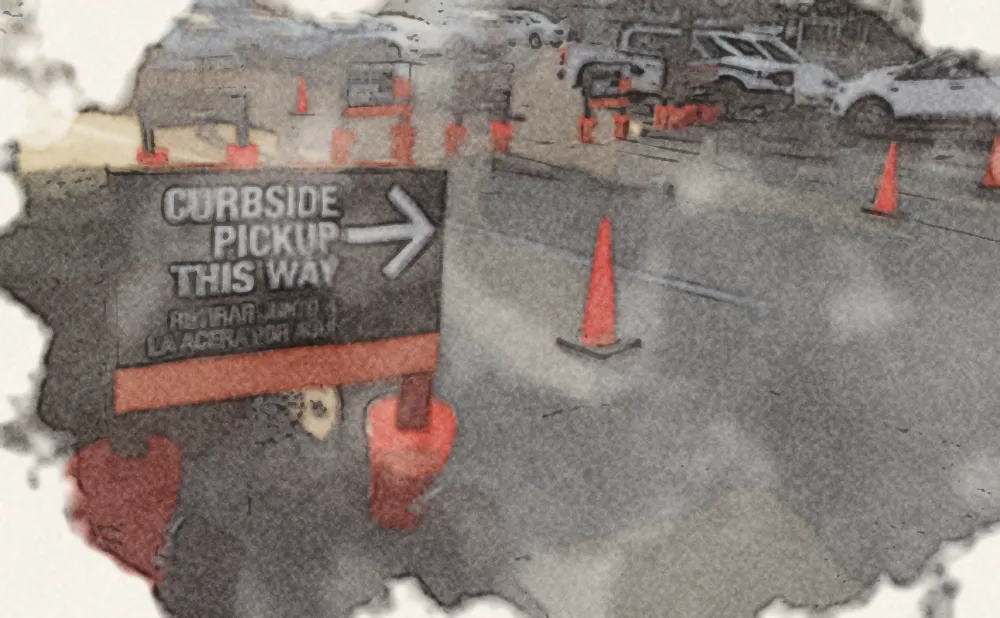
#> input picture storyforge/examples/home-depot/assets/curbside.webp, 1000 x 618 px
$ python -i paint.py   (imports and definitions only)   (older library calls are emulated)
#> lines starting #> are read from the running program, lines starting #| are printed output that depends on the picture; after the words box and inside, x2 and y2 are one past the last pixel; in counts of white or black regions, pixels touching at a corner belong together
#> further down, picture is the input picture: shape (618, 1000, 3); mean B, G, R 123.1, 128.7, 138.4
"""Turn a photograph into a loose watercolor (or ink-and-wash) illustration on paper.

Pipeline (OpenCV + NumPy):
  subject mask -> simplify -> palette remap -> wobble -> pigment density -> edge pooling
  -> paper gaps -> granulation -> wet blooms -> ragged vignette -> paper -> pencil / pen lines

``watercolor()`` is the single entry point; ``treat.py`` chooses its parameters per image.
"""
import cv2
import numpy as np

RNG = np.random.default_rng(7)
PAPER = np.array([0.965, 0.948, 0.915])  # warm cold-press paper (RGB 0..1)


def fbm(h, w, octaves=5, base=4, seed=None, persistence=0.55):
    """Fractal value noise in [0,1], built from resized random grids."""
    rng = np.random.default_rng(seed)
    out = np.zeros((h, w), np.float32)
    amp, total = 1.0, 0.0
    for o in range(octaves):
        gh, gw = base * 2 ** o, base * 2 ** o
        g = rng.random((gh + 1, int(gw * w / h) + 2)).astype(np.float32)
        layer = cv2.resize(g, (w, h), interpolation=cv2.INTER_CUBIC)
        out += amp * layer
        total += amp
        amp *= persistence
    out /= total
    out -= out.min()
    out /= max(out.max(), 1e-6)
    return out


def paper_texture(h, w, seed=1):
    fine = fbm(h, w, octaves=3, base=180, seed=seed, persistence=0.6)
    mid = fbm(h, w, octaves=4, base=24, seed=seed + 1)
    fibers = np.zeros((h, w), np.float32)
    rng = np.random.default_rng(seed + 2)
    for _ in range(int(h * w / 9000)):
        x, y = rng.integers(0, w), rng.integers(0, h)
        L, a = rng.integers(8, 40), rng.random() * np.pi
        cv2.line(fibers, (x, y), (int(x + L * np.cos(a)), int(y + L * np.sin(a))), 1.0, 1)
    fibers = cv2.GaussianBlur(fibers, (0, 0), 0.7)
    tex = 0.70 * fine + 0.15 * mid + 0.15 * fibers
    return (tex - tex.mean()) / (tex.std() + 1e-6)


def remap_palette(img, k=12, warmth=0.0, sat=0.85):
    """K-means quantise, then nudge every cluster toward pigment-like hues."""
    Z = img.reshape(-1, 3).astype(np.float32)
    crit = (cv2.TERM_CRITERIA_EPS + cv2.TERM_CRITERIA_MAX_ITER, 20, 1.0)
    sample = Z[RNG.choice(len(Z), min(len(Z), 60000), replace=False)]
    _, _, centers = cv2.kmeans(sample, k, None, crit, 3, cv2.KMEANS_PP_CENTERS)
    # assign every pixel to nearest centre
    d = ((Z[:, None, :] - centers[None, :, :]) ** 2).sum(-1) if len(Z) < 400000 else None
    if d is None:
        labels = np.empty(len(Z), np.int32)
        for i in range(0, len(Z), 200000):
            chunk = Z[i:i + 200000]
            labels[i:i + 200000] = ((chunk[:, None, :] - centers[None]) ** 2).sum(-1).argmin(1)
    else:
        labels = d.argmin(1)
    hsv = cv2.cvtColor(centers.reshape(1, -1, 3).astype(np.uint8), cv2.COLOR_BGR2HSV).astype(np.float32)
    hsv[..., 1] *= sat
    hsv[..., 0] = (hsv[..., 0] - warmth * 4) % 180
    centers2 = cv2.cvtColor(hsv.astype(np.uint8), cv2.COLOR_HSV2BGR).reshape(-1, 3).astype(np.float32)
    quant = centers2[labels].reshape(img.shape)
    return quant, labels.reshape(img.shape[:2])


def wobble(img, amount=6.0, scale=6, seed=3):
    h, w = img.shape[:2]
    dx = (fbm(h, w, 4, scale, seed) - 0.5) * 2 * amount
    dy = (fbm(h, w, 4, scale, seed + 9) - 0.5) * 2 * amount
    X, Y = np.meshgrid(np.arange(w, dtype=np.float32), np.arange(h, dtype=np.float32))
    return cv2.remap(img, X + dx, Y + dy, cv2.INTER_LINEAR, borderMode=cv2.BORDER_REFLECT)


def vignette_mask(h, w, shape="blob", inset=0.06, seed=5, focus=(0.5, 0.5), spread=1.0):
    """Ragged painted-area mask: 1 inside, fades to 0 at irregular edges."""
    Y, X = np.mgrid[0:h, 0:w].astype(np.float32)
    if shape == "rect":
        dx = np.minimum(X, w - 1 - X) / w
        dy = np.minimum(Y, h - 1 - Y) / h
        d = np.minimum(dx * (w / min(w, h)), dy * (h / min(w, h)))
        base = np.clip(d / (inset * 2.2), 0, 1)
    else:
        cx, cy = focus[0] * w, focus[1] * h
        r = np.sqrt(((X - cx) / (w * 0.5 * spread)) ** 2 + ((Y - cy) / (h * 0.5 * spread)) ** 2)
        base = np.clip((1.08 - r) / 0.35, 0, 1)
    n = fbm(h, w, 5, 3, seed)
    n2 = fbm(h, w, 3, 14, seed + 4)
    m = base + (n - 0.5) * 0.9 + (n2 - 0.5) * 0.35
    m = np.clip((m - 0.32) / 0.14, 0, 1)
    m = cv2.GaussianBlur(m, (0, 0), 1.1)
    return m


def xdog(gray, sigma=1.0, k=1.6, p=22.0, eps=0.03, phi=12.0):
    g1 = cv2.GaussianBlur(gray, (0, 0), sigma)
    g2 = cv2.GaussianBlur(gray, (0, 0), sigma * k)
    d = (1 + p) * g1 - p * g2
    e = np.where(d >= eps, 1.0, 1.0 + np.tanh(phi * (d - eps)))
    return np.clip(e, 0, 1)


def watercolor(src, width=1100, k=12, sat=0.85, warmth=0.0, shape="blob", inset=0.06,
               lines=0.45, focus=(0.5, 0.5), spread=1.0, seed=11, tint=None, tint_amt=0.0,
               gamma=1.0, bloom=1.0, edge=1.0, density=0.72, detail=0.18, hi=0.80, gaps=0.3,
               ink=0.0, fg=None, bg=(232, 224, 212), shift=(12, 34), wob=1.0, ink_pct=7.0, ink_blur=0.9, min_speck=18, portrait=None, colorize=None, use_grabcut=False, nomask=False, smooth=0):
#> called with width = 1100, k = 12, sat = 0.85, warmth = 0, shape = 'blob', inset = 0.06, lines = 0.45, focus = (0.5, 0.5)
    h0, w0 = src.shape[:2]
    h = int(round(h0 * width / w0))
    img = cv2.resize(src, (width, h), interpolation=cv2.INTER_AREA)
    if img.ndim == 2:
        img = cv2.cvtColor(img, cv2.COLOR_GRAY2BGR)
    if gamma != 1.0:
        img = np.clip(255 * (img / 255.0) ** gamma, 0, 255).astype(np.uint8)

    gray0 = cv2.fastNlMeansDenoising(cv2.cvtColor(img, cv2.COLOR_BGR2GRAY), None, 9, 7, 21).astype(np.float32) / 255
    fgm = np.ones((h, width), np.float32)
    head = tors = None
    if portrait is not None:
        # head ellipse + torso trapezoid seed GrabCut (works where bg and clothes share tones)
        cx, cy, rx, ry = portrait
        cx, cy, rx, ry = cx * width, cy * h, rx * width, ry * h
        # [8 lines left out: function shape, not called in this run]
        m = np.full((h, width), cv2.GC_BGD, np.uint8)
        m[shape(1.25) > 0] = cv2.GC_PR_BGD
        m[shape(1.0) > 0] = cv2.GC_PR_FGD
        core = np.zeros((h, width), np.uint8)
        cv2.ellipse(core, (int(cx), int(cy)), (int(rx * 0.6), int(ry * 0.6)), 0, 0, 360, 1, -1)
        m[core > 0] = cv2.GC_FGD
        if nomask:
            fgm = np.ones((h, width), np.float32)
        elif use_grabcut:
            bgd, fgd = np.zeros((1, 65), np.float64), np.zeros((1, 65), np.float64)
            cv2.grabCut(img, m, None, bgd, fgd, 6, cv2.GC_INIT_WITH_MASK)
            fgm = np.where((m == 1) | (m == 3), 1.0, 0.0).astype(np.float32)
            fgm = cv2.morphologyEx(fgm, cv2.MORPH_OPEN, np.ones((7, 7), np.uint8))
        else:
            fgm = shape(1.12).astype(np.float32)
            fgm = wobble((fgm * 255).astype(np.uint8), 10, 4, seed + 70).astype(np.float32) / 255
        fgm = cv2.GaussianBlur(fgm, (0, 0), 3)
        head = np.zeros((h, width), np.float32)
        cv2.ellipse(head, (int(cx), int(cy)), (int(rx * 1.05), int(ry * 1.08)), 0, 0, 360, 1.0, -1)
        head = cv2.GaussianBlur(head, (0, 0), rx * 0.15)
        if colorize:
            lum = cv2.cvtColor(img, cv2.COLOR_BGR2GRAY).astype(np.float32)[..., None] / 255
            skin = np.array(colorize[0][::-1], np.float32)[None, None, :]
            cloth = np.array(colorize[1][::-1], np.float32)[None, None, :]
            ink_ = np.array([40, 38, 46], np.float32)[None, None, :]
            col = head[..., None] * skin + (1 - head[..., None]) * cloth
            img = np.clip(ink_ + (col - ink_) * np.power(lum, 0.8) * 1.15 + np.maximum(lum - 0.75, 0) * 300, 0, 255).astype(np.uint8)
        bgfill = np.array(bg[::-1], np.float32)[None, None, :] * (0.94 + 0.12 * fbm(h, width, 4, 3, seed + 60)[..., None])
        img = (fgm[..., None] * img + (1 - fgm[..., None]) * bgfill).astype(np.uint8)
    elif fg is not None:
        # GrabCut the subject, replace the background with a pale flat wash
        x0, y0, x1, y1 = fg
        m = np.zeros((h, width), np.uint8)
        rect = (int(x0 * width), int(y0 * h), int((x1 - x0) * width), int((y1 - y0) * h))
        bgd, fgd = np.zeros((1, 65), np.float64), np.zeros((1, 65), np.float64)
        cv2.grabCut(img, m, rect, bgd, fgd, 6, cv2.GC_INIT_WITH_RECT)
        fgm = np.where((m == 1) | (m == 3), 1.0, 0.0).astype(np.float32)
        fgm = cv2.morphologyEx(fgm, cv2.MORPH_OPEN, np.ones((5, 5), np.uint8))
        fgm = cv2.GaussianBlur(fgm, (0, 0), 3)
        bgfill = np.array(bg[::-1], np.float32)[None, None, :] * (0.94 + 0.12 * fbm(h, width, 4, 3, seed + 60)[..., None])
        img = (fgm[..., None] * img + (1 - fgm[..., None]) * bgfill).astype(np.uint8)

    for _ in range(smooth):
        img = cv2.bilateralFilter(img, 9, 40, 7)
    if smooth:
        img = cv2.medianBlur(img, 5)
    # 1. simplify into soft flat shapes
    s = cv2.pyrMeanShiftFiltering(img, sp=shift[0], sr=shift[1], maxLevel=2)
    s = cv2.edgePreservingFilter(s, flags=cv2.RECURS_FILTER, sigma_s=60, sigma_r=0.42)
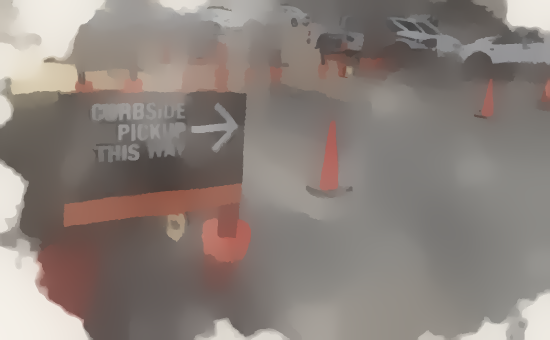
#> s: shape (680, 1100, 3) (shown at 1/2 size); mean B, G, R 123.1, 128.8, 138.6
    gray = cv2.cvtColor(img, cv2.COLOR_BGR2GRAY).astype(np.float32) / 255

    # 2. quantise to a small pigment set
    q, labels = remap_palette(s, k=k, warmth=warmth, sat=sat)
#> in remap_palette, `_, _, centers = cv2.kmeans(sample, k, None, crit, 3, cv2.KMEANS_PP_CEN..`: centers = [[221.9, 230.5, 235.6], [106.7, 111.1, 119.3], [132.8, 138.1, 143.1], [164.5, 171.2, 177.9], [121.4, 125.7, 130.8], [71.67, 75.05, 83.8], [79.85, 84.63, 100.1], [99.51, 110.3, 172.1], [144.3, 150.6, 158.4], [83.32, 95.32, 145.3], [185.3, 199.6, 208], [92.53, 96.76, 105]]
#> the loop in remap_palette, `for i in range(0, len(Z), 200000):` made 4 passes
#> i on passes 2 to 4: 200000, 400000, 600000
#> in remap_palette, `hsv = cv2.cvtColor(centers.reshape(1, -1, 3).astype(np.uint8), cv2.COL..`: hsv = [[19, 15, 235], [12, 28, 119], [16, 20, 143], [16, 19, 177], [13, 18, 130], [10, 37, 83], [7, 54, 100], [5, 108, 172], [13, 23, 158], [6, 109, 145], [19, 27, 207], [10, 29, 104]]
#> in remap_palette, `centers2 = cv2.cvtColor(hsv.astype(np.uint8), cv2.COLOR_HSV2BGR).resha..`: centers2 = [[224, 231, 235], [108, 113, 119], [133, 139, 143], [166, 172, 177], [122, 126, 130], [73, 76, 83], [82, 86, 100], [111, 121, 172], [146, 151, 158], [93, 103, 145], [189, 200, 207], [94, 97, 104]]
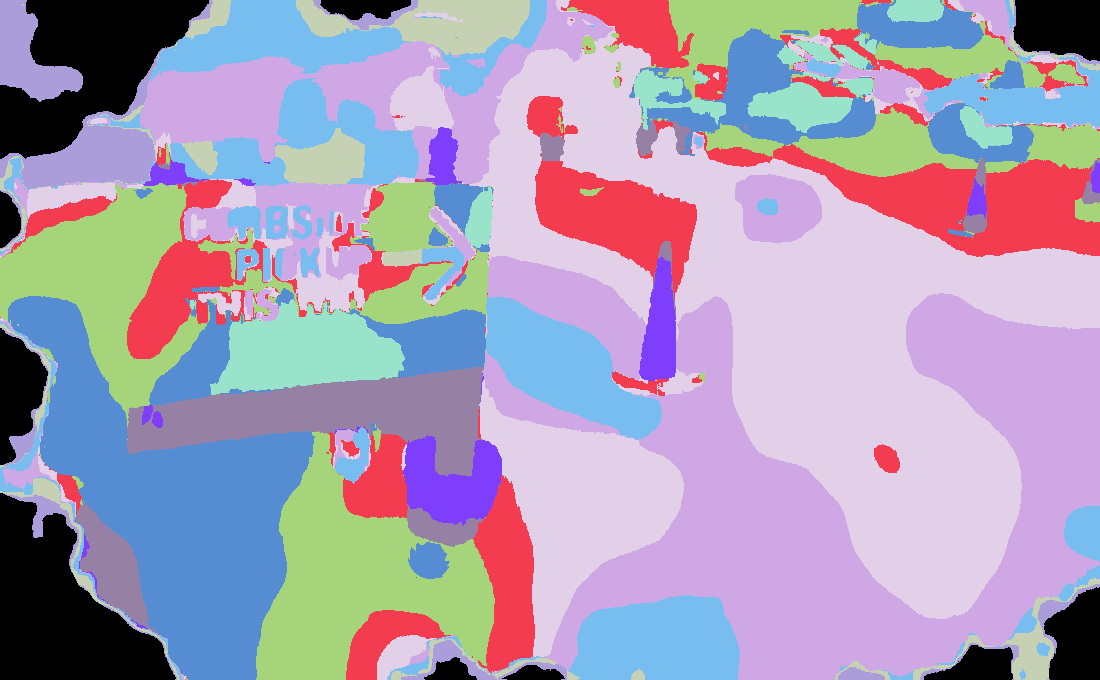
#> labels: shape (680, 1100) int32; 12 distinct labels, from 0 to 11; one colour per label, 0 black
    q = (1 - detail) * q + detail * s.astype(np.float32)  # keep some tonal variety inside shapes
    if tint is not None and tint_amt > 0:
        lum = cv2.cvtColor(q.astype(np.uint8), cv2.COLOR_BGR2GRAY).astype(np.float32)[..., None] / 255
        tc = np.array(tint[::-1], np.float32)[None, None, :]
        inkc = np.array([52, 44, 40], np.float32)[None, None, :]
        papc = np.array([233, 242, 246], np.float32)[None, None, :]
        a1 = np.clip(lum / 0.55, 0, 1)
        a2 = np.clip((lum - 0.62) / 0.3, 0, 1)
        tinted = (inkc * (1 - a1) + tc * a1) * (1 - a2) + papc * a2  # duotone: ink -> pigment -> paper
        q = (1 - tint_amt) * q + tint_amt * tinted

    # 3. wobble edges like wet paint, two offset layers = slight misregistration
    a = wobble(q, 5.0 * wob, 5, seed)
    b = wobble(q, 9.0 * wob, 3, seed + 21)
    q = 0.6 * a + 0.4 * b
    q = cv2.GaussianBlur(q, (0, 0), 1.2)

    rgb = np.clip(q[..., ::-1] / 255.0, 0.003, 1)
    # 4. optical density (how much pigment)
    D = -np.log(rgb)
    D_paper = -np.log(PAPER)
    D = np.maximum(D - D_paper[None, None, :] * 0.6, 0)
    D = density * np.power(D, 0.9)

    # 5. edge pooling: pigment collects at the boundary of each wash
    lab_edges = np.zeros((h, width), np.float32)
    for c in range(3):
        ch = cv2.GaussianBlur(q[..., c], (0, 0), 1.5)
        gx = cv2.Sobel(ch, cv2.CV_32F, 1, 0, ksize=3)
        gy = cv2.Sobel(ch, cv2.CV_32F, 0, 1, ksize=3)
        lab_edges += np.sqrt(gx ** 2 + gy ** 2)
    lab_edges = cv2.GaussianBlur(lab_edges, (0, 0), 1.6)
    lab_edges /= (np.percentile(lab_edges, 99) + 1e-6)
    lab_edges = np.clip(lab_edges, 0, 1)
    D *= (1 + 0.55 * edge * lab_edges[..., None])

    # 5b. thin slivers of untouched paper between some neighbouring washes
    lab_b = (cv2.morphologyEx(labels.astype(np.uint8), cv2.MORPH_GRADIENT, np.ones((3, 3), np.uint8)) > 0).astype(np.float32)
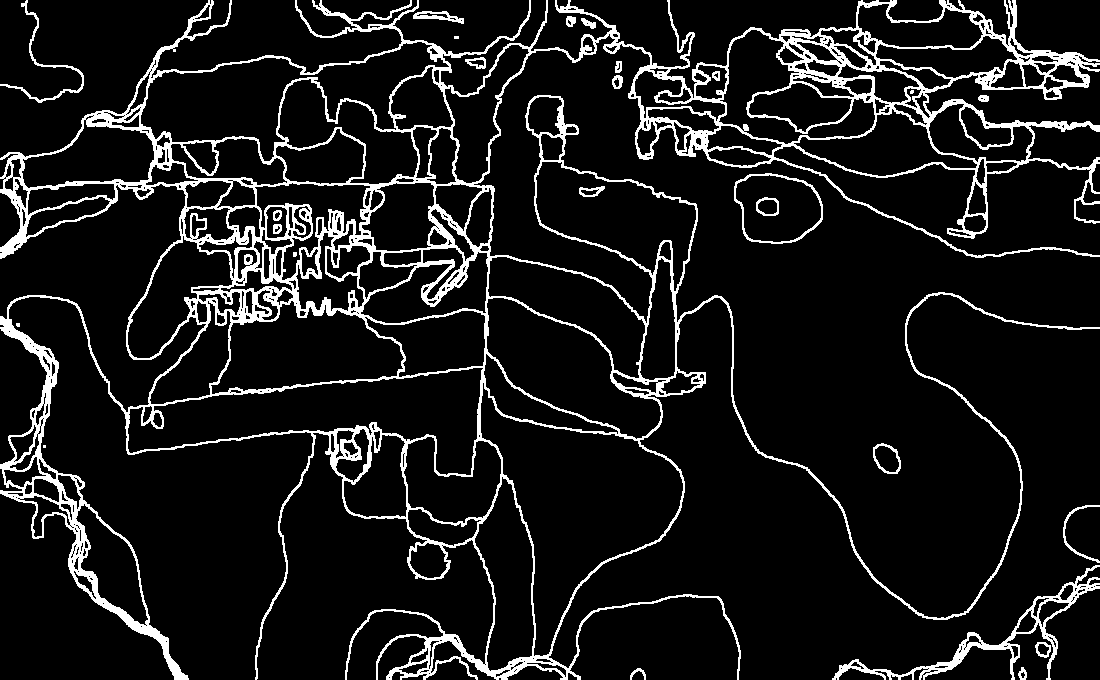
#> lab_b: shape (680, 1100) float32; values 0 (black) and 1 (white), 9.9% white; 26 white regions (5 under 20 px), largest, box (x1, y1, x2, y2) and area: (0, 0, 1100, 680) 68092, (832, 565, 1100, 680) 2745, (734, 173, 823, 244) 628
    lab_b = wobble((lab_b * 255).astype(np.uint8), 1.5, 6, seed + 30).astype(np.float32) / 255
    lab_strong = np.clip(lab_edges * 1.6 - 0.4, 0, 1)
    gapn = np.clip((fbm(h, width, 4, 8, seed + 31) - 0.55) / 0.15, 0, 1)
#> after the loop in fbm (call 7), `for o in range(octaves):`:
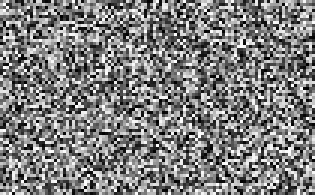
#> g: shape (65, 105) float32 (shown 3 times larger); min 0.000314, max 1, mean 0.496
#> after the loop in fbm (call 7), `for o in range(octaves):`:
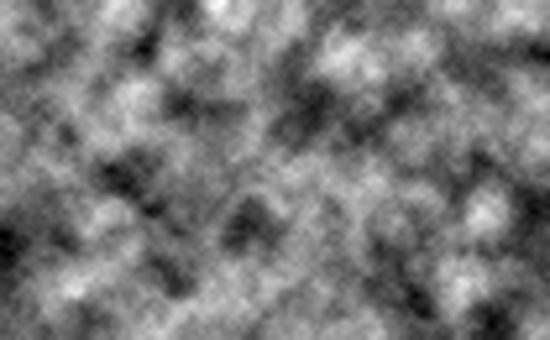
#> out: shape (680, 1100) float32 (shown at 1/2 size); min 0.12, max 2, mean 1; drawn with min black and max white
    D *= (1 - gaps * (cv2.GaussianBlur(lab_b, (0, 0), 0.8) * gapn * lab_strong)[..., None])

    # 6. granulation + flow variation
    gran = fbm(h, width, 3, 90, seed + 2, 0.7)
#> after the loop in fbm (call 8), `for o in range(octaves):`:
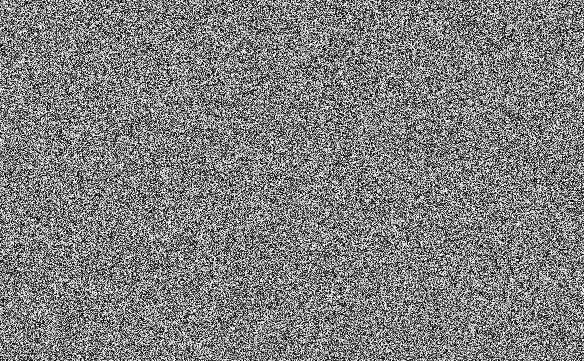
#> g: shape (361, 584) float32; min 5.27e-06, max 1, mean 0.499
#> after the loop in fbm (call 8), `for o in range(octaves):`:
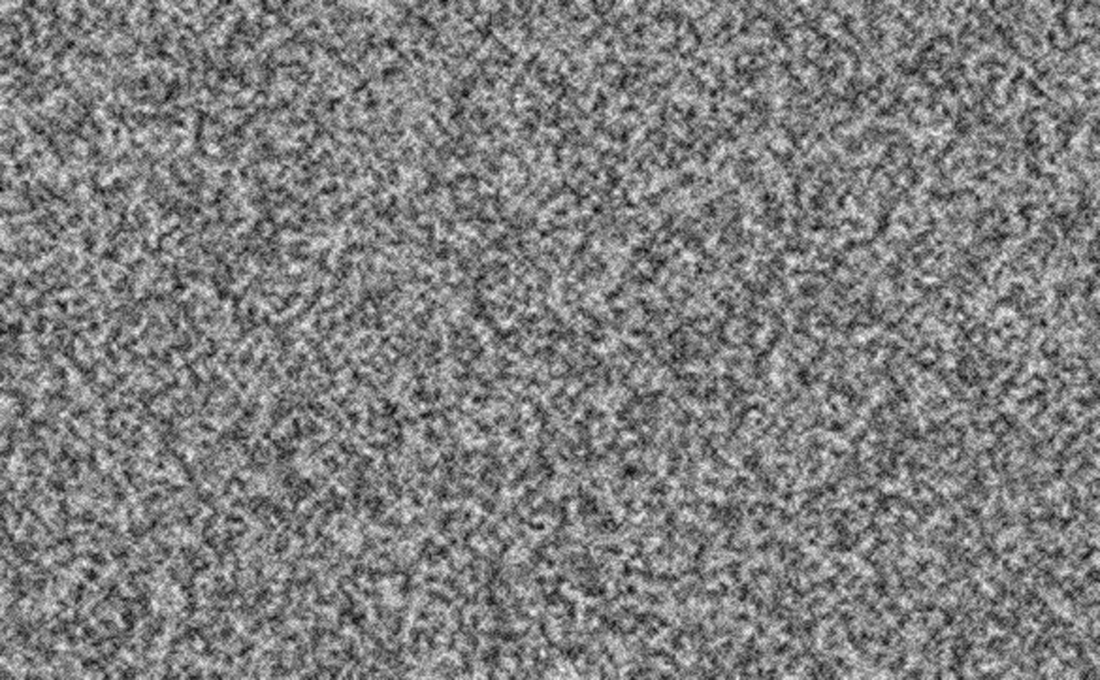
#> out: shape (680, 1100) float32; min -0.0983, max 2.28, mean 1.09; drawn with min black and max white
    flow = fbm(h, width, 5, 4, seed + 3)
    D *= (0.88 + 0.18 * gran[..., None]) * (0.74 + 0.48 * flow[..., None])

    # 7. wet blooms: lighter cauliflower patches with dark rims
    bl = fbm(h, width, 4, 5, seed + 8)
    bloom_m = np.clip((bl - 0.62) / 0.12, 0, 1) * bloom
    rim = cv2.Laplacian(cv2.GaussianBlur(bloom_m, (0, 0), 3), cv2.CV_32F)
    rim = np.clip(-rim * 25, 0, 1)
    D *= (1 - 0.35 * bloom_m[..., None]) * (1 + 0.5 * rim[..., None])

    # 8. ragged painted-area mask
    mask = vignette_mask(h, width, shape, inset, seed + 5, focus, spread)
    edge_rim = np.clip(cv2.Laplacian(cv2.GaussianBlur(mask, (0, 0), 1.6), cv2.CV_32F) * -30, 0, 1)
    D = D * mask[..., None] * (1 + 0.9 * edge_rim[..., None])

    # leave the brightest highlights as bare paper
    hl = np.clip((cv2.GaussianBlur(gray, (0, 0), 3) - hi) / 0.12, 0, 1)
    hl = cv2.GaussianBlur(hl, (0, 0), 2)
    D *= (1 - 0.85 * hl[..., None])

    # 9. paper: pigment settles into the tooth
    tex = paper_texture(h, width, seed + 1)
    D *= (1 + 0.10 * tex[..., None])
    out = np.exp(-D) * PAPER[None, None, :] * (1 + 0.007 * tex[..., None])

    # 10. loose pencil line work, broken up
    if lines > 0:
        e = xdog(cv2.GaussianBlur(gray, (0, 0), 1.6), sigma=1.2, p=30, eps=0.02)
        e = wobble((e * 255).astype(np.uint8), 1.5, 9, seed + 40).astype(np.float32) / 255
        breaks = np.clip((fbm(h, width, 4, 10, seed + 41) - 0.30) / 0.3, 0, 1)
        pen = (1 - e) * breaks * np.clip(mask * 1.3, 0, 1)
        graphite = np.array([0.24, 0.21, 0.19])
        out = out * (1 - lines * pen[..., None]) + graphite * lines * pen[..., None] * 0.35

    # 11. pen-and-ink contour drawing on top (for faces and figures)
    if ink > 0:
        g = cv2.GaussianBlur(gray0, (0, 0), ink_blur)
        dog = cv2.GaussianBlur(g, (0, 0), 1.0) - cv2.GaussianBlur(g, (0, 0), 2.2)
        sel = dog[fgm > 0.5] if (fgm > 0.5).sum() > 100 else dog.ravel()
        thr = np.percentile(sel, ink_pct)  # darkest DoG response = lines
        e = np.clip((dog - thr) / (abs(thr) * 0.6 + 1e-6), 0, 1)
        e = np.clip(e / 0.45, 0, 1)  # no faint half-strokes
        # drop tiny specks (fabric weave, skin pores) so only real contours remain
        bw = (e < 0.5).astype(np.uint8)
        n, lab, st, _ = cv2.connectedComponentsWithStats(bw, connectivity=8)
        small = np.isin(lab, np.where(st[:, cv2.CC_STAT_AREA] < min_speck)[0])
        e[small] = 1.0
        e = wobble((e * 255).astype(np.uint8), 1.0, 10, seed + 50).astype(np.float32) / 255
        breaks = np.clip((fbm(h, width, 4, 12, seed + 51) - 0.18) / 0.25, 0, 1)
        stroke = (1 - e) * breaks * np.clip(fgm * 1.2, 0, 1) * np.clip(mask * 1.4, 0, 1)
        sepia = np.array([0.14, 0.12, 0.11])
        a_ = (ink * 0.9 * stroke)[..., None]
        out = out * (1 - a_) + sepia * a_

    out = np.clip(out, 0, 1)
    return (out[..., ::-1] * 255).astype(np.uint8)

>>> import cv2
>>> picture = cv2.imread('../../examples/home-depot/assets/curbside.webp')
>>> result = watercolor(picture)
